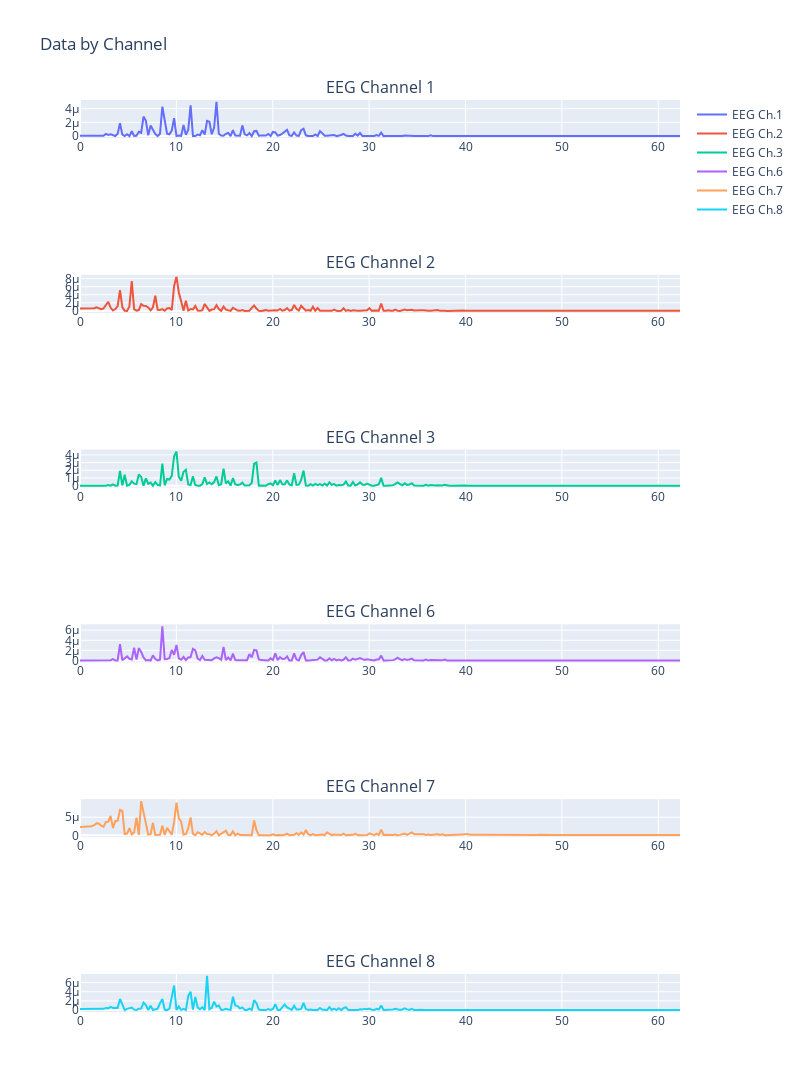

The notebook cell saved with this chart:
### Code cell
# plot
versions = ['pick-chns', 'all-chns-in-one', 'chn-grid', 'fq', 'fq-old', 'test-fft']

S1.plot(ver=versions[3], chns=[1, 2, 3, 6, 7, 8])

### Figure 1 — Plotly figure (JSON) as saved in the notebook; plotly's stock layout.template omitted (floating-point values rounded to 4 significant figures; data arrays with more than 128 entries replaced by an {"elided": "..."} marker saying what was removed)
{"data": [{"mode": "lines", "name": "EEG Ch.1", "type": "scatter", "x": {"elided": "256 float values"}, "xaxis": "x", "y": {"elided": "256 float values"}, "yaxis": "y"}, {"mode": "lines", "name": "EEG Ch.2", "type": "scatter", "x": {"elided": "256 float values"}, "xaxis": "x2", "y": {"elided": "256 float values"}, "yaxis": "y2"}, {"mode": "lines", "name": "EEG Ch.3", "type": "scatter", "x": {"elided": "256 float values"}, "xaxis": "x3", "y": {"elided": "256 float values"}, "yaxis": "y3"}, {"mode": "lines", "name": "EEG Ch.6", "type": "scatter", "x": {"elided": "256 float values"}, "xaxis": "x4", "y": {"elided": "256 float values"}, "yaxis": "y4"}, {"mode": "lines", "name": "EEG Ch.7", "type": "scatter", "x": {"elided": "256 float values"}, "xaxis": "x5", "y": {"elided": "256 float values"}, "yaxis": "y5"}, {"mode": "lines", "name": "EEG Ch.8", "type": "scatter", "x": {"elided": "256 float values"}, "xaxis": "x6", "y": {"elided": "256 float values"}, "yaxis": "y6"}], "layout": {"annotations": [{"font": {"size": 16}, "showarrow": false, "text": "EEG Channel 1", "x": 0.5, "xanchor": "center", "xref": "paper", "y": 1.0, "yanchor": "bottom", "yref": "paper"}, {"font": {"size": 16}, "showarrow": false, "text": "EEG Channel 2", "x": 0.5, "xanchor": "center", "xref": "paper", "y": 0.8083, "yanchor": "bottom", "yref": "paper"}, {"font": {"size": 16}, "showarrow": false, "text": "EEG Channel 3", "x": 0.5, "xanchor": "center", "xref": "paper", "y": 0.6167, "yanchor": "bottom", "yref": "paper"}, {"font": {"size": 16}, "showarrow": false, "text": "EEG Channel 6", "x": 0.5, "xanchor": "center", "xref": "paper", "y": 0.425, "yanchor": "bottom", "yref": "paper"}, {"font": {"size": 16}, "showarrow": false, "text": "EEG Channel 7", "x": 0.5, "xanchor": "center", "xref": "paper", "y": 0.2333, "yanchor": "bottom", "yref": "paper"}, {"font": {"size": 16}, "showarrow": false, "text": "EEG Channel 8", "x": 0.5, "xanchor": "center", "xref": "paper", "y": 0.04167, "yanchor": "bottom", "yref": "paper"}], "height": 1800, "title": {"text": "Data by Channel"}, "width": 800, "xaxis": {"anchor": "y", "domain": [0, 1]}, "xaxis2": {"anchor": "y2", "domain": [0, 1]}, "xaxis3": {"anchor": "y3", "domain": [0, 1]}, "xaxis4": {"anchor": "y4", "domain": [0, 1]}, "xaxis5": {"anchor": "y5", "domain": [0, 1]}, "xaxis6": {"anchor": "y6", "domain": [0, 1]}, "yaxis": {"anchor": "x", "domain": [0.9583, 1.0]}, "yaxis2": {"anchor": "x2", "domain": [0.7667, 0.8083]}, "yaxis3": {"anchor": "x3", "domain": [0.575, 0.6167]}, "yaxis4": {"anchor": "x4", "domain": [0.3833, 0.425]}, "yaxis5": {"anchor": "x5", "domain": [0.1917, 0.2333]}, "yaxis6": {"anchor": "x6", "domain": [0, 0.04167]}}}
